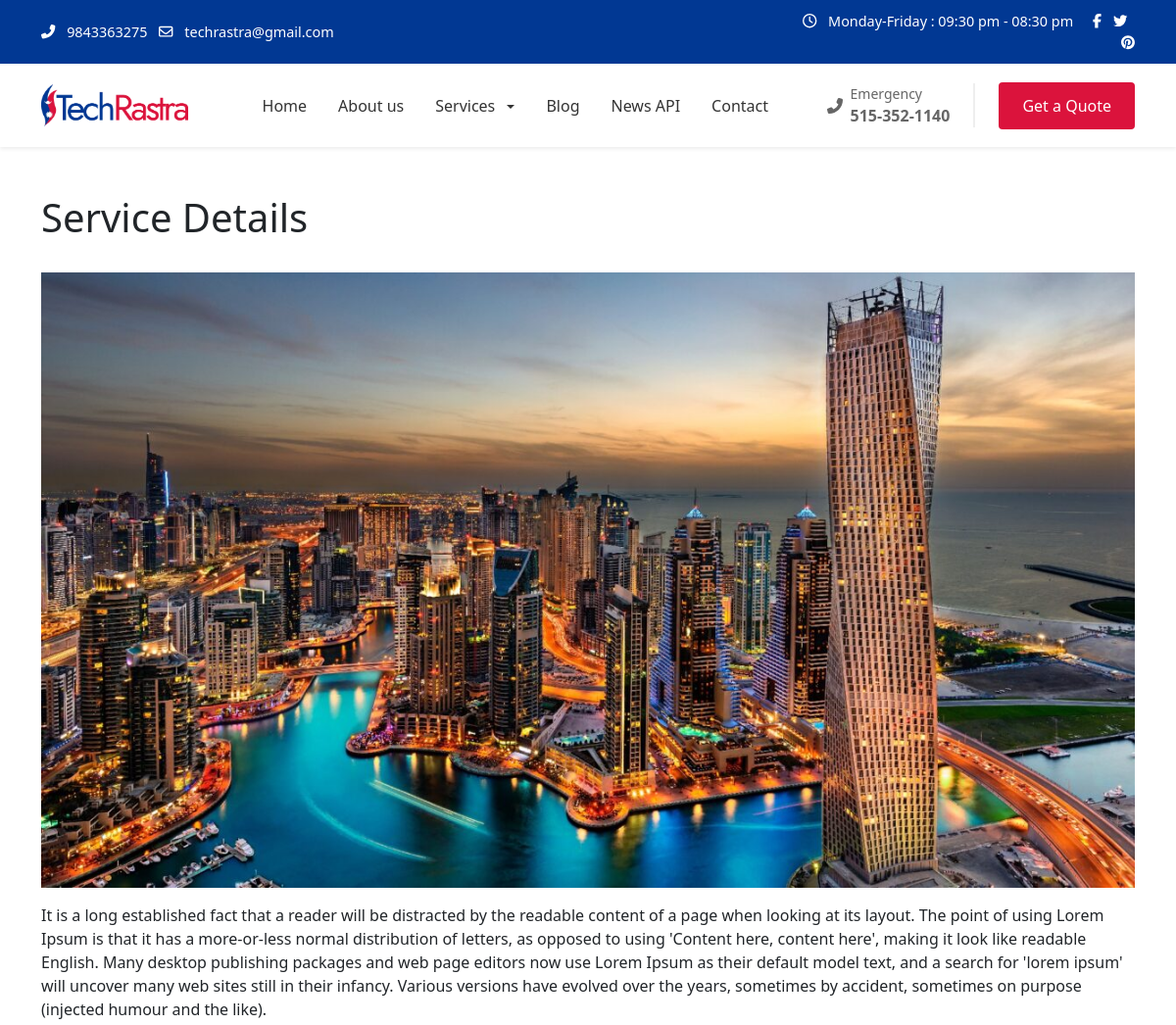
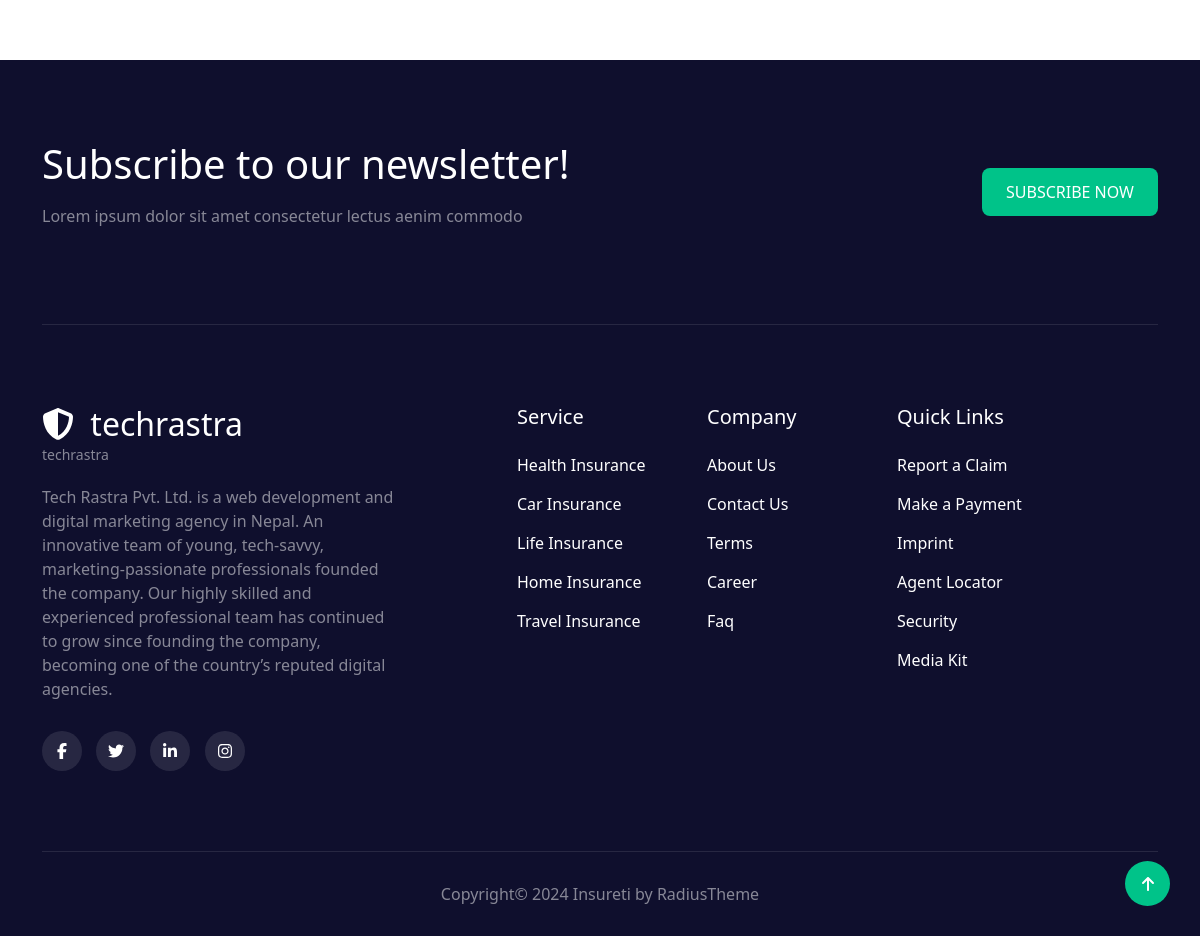
Screenshot of /service/life-insurance with the database file from the repository (2 pictures, top to bottom).
### website/models.py (models this page shows, shortened)
class Setting(models.Model):
    name = models.CharField(max_length=100)
    slug = models.SlugField(max_length=100, unique=True)
    email = models.EmailField(blank=True, null=True)
    phone = models.CharField(max_length=100, blank=True, null=True)
    address = models.CharField(max_length=100, blank=True, null=True)
    description = models.TextField(blank=True, null=True)
    logo = models.ImageField(upload_to='logo/', blank=True, null=True)
    favicon = models.ImageField(upload_to='favicon/', blank=True, null=True)
    meta_title = models.CharField(max_length=100, blank=True, null=True)
    meta_description = models.TextField(blank=True, null=True)
    meta_keyword = models.TextField(blank=True, null=True)

class Service(models.Model):
    title = models.CharField(max_length=100)
    slug = models.SlugField(max_length=100, unique=True)
    sub_title = models.CharField(max_length=100, blank=True, null=True)
    image = models.ImageField(upload_to='page/', blank=True, null=True)
    summary = models.TextField(blank=True, null=True)
    description = RichTextField(blank=True, null=True)
    meta_title = models.CharField(max_length=100, blank=True, null=True)
    meta_description = models.TextField(blank=True, null=True)
    meta_keyword = models.TextField(blank=True, null=True)

### website/views.py (the view)
# urls.py: path('service/<slug>', views.service_details, name='service-details'),
def service_details(request,slug):
    data={
            'serviceData': Service.objects.get(slug=slug),
    }
    return render(request, 'service-details.html',data)

### website/general.py (called while the page is built)
def global_data(request):
    data={
            'settingData': Setting.objects.first(),
            'menuServiceData': Service.objects.all(),
    }
    return data

### website/templates/service-details.html
{% extends 'layouts/master.html' %}
{% block content %}
    <div class="container py-5">
        <div class="row">
            <div class="col-md-12 mb-4">
               <h1>Service Details</h1>
            </div>
        </div>
        <div class="row">
            <div class="col-md-12">
                {% if serviceData.image %}
                <img src="{{serviceData.image.url}}" alt="{{serviceData.title}}" class="img-fluid">
                {% endif %}
                <p>
                    {{ serviceData.description | safe }}
                </p>
            </div>
        </div>
    </div>
{% endblock %}

### website/templates/layouts/header.html (shortened to what this page needs)
    {% load static %}
    <div class="top-bar">
        <div class="container">
            <div class="row align-items-center">
                <div class="col-md-8">
                    {% if settingData %}
                    <a href="tel:{{settingData.phone}}" class="text-white me-2 text-decoration-none">
                        <i class="fas fa-phone-alt me-2"></i>
                            {{ settingData.phone }}
                    </a>
                    {% endif %}
                    <a href="" class="text-white me-2 text-decoration-none">
                        <i class="far fa-envelope me-2"></i>
                        {% if settingData %}
                            {{ settingData.email }}
                        {% else %}
                        info@techrastra.com
                        {% endif %}
                    </a>
                </div>
                <div class="col-md-4 text-end">
                        <span class="me-3">
                            <i class="far fa-clock me-2"></i>
                            Monday-Friday : 09:30 pm - 08:30 pm
                        </span>
                    <a href="#" class="text-white me-2"><i class="fab fa-facebook-f"></i></a>
                    <a href="#" class="text-white me-2"><i class="fab fa-twitter"></i></a>
                    <a href="#" class="text-white"><i class="fab fa-pinterest"></i></a>
                </div>
            </div>
        </div>
    </div>
    <nav class="navbar navbar-expand-lg navbar-light bg-white py-3 shadow-sm sticky-top">
        <div class="container">
            <a class="navbar-brand" href="{% url 'index' %}">
                {% if settingData.logo %}
                    <img src="{{ settingData.logo.url }}" alt="Techrastra">
                {% else %}
                    <img src="{% static 'logo/logo.webp' %}" alt="Techrastra">
                {% endif %}
            </a>
            <div class="collapse navbar-collapse" id="navbarNav">
                <ul class="navbar-nav mx-auto">
                    <li class="nav-item">
                        <a class="nav-link" href="{% url 'index' %}">
                            Home
                        </a>
                    </li>
                    <li class="nav-item">
                        <a class="nav-link" href="{% url 'about-us' %}">
                            About us
                        </a>
                    </li>
                    <li class="nav-item dropdown">
                        <a class="nav-link dropdown-toggle" href="{% url 'service' %}" role="button" data-bs-toggle="dropdown">
                            Services
                        </a>
                    </li>
                    <li class="nav-item">
                        <a class="nav-link" href="{% url 'blog' %}">
                            Blog
                        </a>
                    </li>
                    <li class="nav-item">
                        <a class="nav-link" href="{% url 'api-news' %}">
                            News API
                        </a>
                    </li>
                    <li class="nav-item">
                        <a class="nav-link" href="{% url 'contact' %}">
                            Contact
                        </a>
                    </li>
                </ul>
                <div class="d-flex align-items-center">
                    <div class="emergency-phone me-4">
                        <div class="d-flex align-items-center">
                            <i class="fas fa-phone-alt me-2"></i>
                            <div>
                                <small class="d-block">Emergency</small>
                                <strong>515-352-1140</strong>
                            </div>
                        </div>
                    </div>
                    <a href="{% url 'service' %}" class="btn-quote">Get a Quote</a>
                </div>
            </div>
        </div>
    </nav>

### website/templates/layouts/footer.html
<footer class="footer-section">
    <div class="container">
        <div class="newsletter-section">
            <div class="row align-items-center">
                <div class="col-lg-6">
                    <h2 class="h1 mb-3">Subscribe to our newsletter!</h2>
                    <p class="text-white-50">Lorem ipsum dolor sit amet consectetur lectus aenim commodo</p>
                </div>
                <div class="col-lg-6 text-lg-end">
                    <button class="subscribe-btn">SUBSCRIBE NOW</button>
                </div>
            </div>
        </div>
        <div class="row g-4">
            <div class="col-lg-4">
                <div class="footer-logo">
                    <h3 class="h2 mb-0">
                        <i class="fas fa-shield-alt me-2"></i>
                        {{settingData.name}}
                    </h3>
                    <small class="text-white-50 d-block">
                        {{settingData.name}}
                    </small>
                </div>
                <p class="text-white-50">
                    {{settingData.description | safe}}
                </p>
                <div class="social-links">
                    <a href="#"><i class="fab fa-facebook-f"></i></a>
                    <a href="#"><i class="fab fa-twitter"></i></a>
                    <a href="#"><i class="fab fa-linkedin-in"></i></a>
                    <a href="#"><i class="fab fa-instagram"></i></a>
                </div>
            </div>
            <div class="col-lg-2 offset-lg-1">
                <h5 class="mb-4">Service</h5>
                <ul class="footer-links">
                    <li><a href="#">Health Insurance</a></li>
                    <li><a href="#">Car Insurance</a></li>
                    <li><a href="#">Life Insurance</a></li>
                    <li><a href="#">Home Insurance</a></li>
                    <li><a href="#">Travel Insurance</a></li>
                </ul>
            </div>
            <div class="col-lg-2">
                <h5 class="mb-4">Company</h5>
                <ul class="footer-links">
                    <li><a href="#">About Us</a></li>
                    <li><a href="#">Contact Us</a></li>
                    <li><a href="#">Terms</a></li>
                    <li><a href="#">Career</a></li>
                    <li><a href="#">Faq</a></li>
                </ul>
            </div>
            <div class="col-lg-2">
                <h5 class="mb-4">Quick Links</h5>
                <ul class="footer-links">
                    <li><a href="#">Report a Claim</a></li>
                    <li><a href="#">Make a Payment</a></li>
                    <li><a href="#">Imprint</a></li>
                    <li><a href="#">Agent Locator</a></li>
                    <li><a href="#">Security</a></li>
                    <li><a href="#">Media Kit</a></li>
                </ul>
            </div>
        </div>
        <div class="copyright text-center">
            <p class="mb-0 text-white-50">Copyright© 2024 Insureti by RadiusTheme</p>
        </div>
    </div>
    <a href="#" class="scroll-top">
        <i class="fas fa-arrow-up"></i>
    </a>
</footer>

### static/css/style.css (style rules this page uses)
body { margin: 0; padding: 0; }
.top-bar { background-color: #013893; color: white; font-size: 0.9rem; padding: 11px 27px; }
.navbar-brand img { width: 150px; }
.nav-link { color: #333 !important; font-weight: 500; padding: 0.5rem 1rem !important; }
.emergency-phone { color: #666; border-right: 2px solid #eee; padding-right: 1.5rem; }
.btn-quote { background-color: #db133c; color: white; padding: 0.75rem 1.5rem; border-radius: 4px; text-decoration: none; transition: all 0.3s ease; }
.dropdown-toggle::after { margin-left: 0.5em; vertical-align: middle; }
.footer-section { background-color: #0f0f2d; color: white; padding: 80px 0 0 0; }
.newsletter-section { border-bottom: 1px solid rgba(255, 255, 255, 0.1); padding-bottom: 80px; margin-bottom: 80px; }
.subscribe-btn { background-color: #00c389; border: none; border-radius: 8px; padding: 12px 24px; color: white; font-weight: 500; transition: opacity 0.3s; }
.footer-logo { margin-bottom: 20px; }
.footer-links { list-style: none; padding: 0; }
.footer-links li { margin-bottom: 15px; }
.footer-links a { color: #ffffff; text-decoration: none; transition: opacity 0.3s; }
.social-links { margin-top: 30px; }
.social-links a { display: inline-flex; align-items: center; justify-content: center; width: 40px; height: 40px; background-color: rgba(255, 255, 255, 0.1); border-radius: 50%; margin-right: 10px; color: white; text-decoration: none; transition: background-color 0.3s; }
.copyright { padding: 30px 0; border-top: 1px solid rgba(255, 255, 255, 0.1); margin-top: 80px; }
.scroll-top { position: fixed; bottom: 30px; right: 30px; width: 45px; height: 45px; background-color: #00c389; color: white; border-radius: 50%; display: flex; align-items: center; justify-content: center; text-decoration: none; transition: opacity 0.3s; }

### rows the page displays
Setting: phone "9843363275", email "techrastra@gmail.com", logo (picture), name "techrastra", description "Tech Rastra Pvt. Ltd. is a web development and digital marketing agency in Nepal. An innovative team of young, tech-savvy, marketing-passionate professionals founded the company. Our highly skilled and experienced professional team has continued to grow since founding the company, becoming one of the country’s reputed digital agencies."
Service: image (picture), description "It is a long established fact that a reader will be distracted by the readable content of a page when looking at its layout. The point of using Lorem Ipsum is that it has a more-or-less normal distribution of letters, as opposed to using 'Content here, content here', making it look like readable English. Many desktop publishing packages and web page editors now use Lorem Ipsum as their default model text, and a search for 'lorem ipsum' will uncover many web sites still in their infancy. Various versions have evolved over the years, sometimes by accident, sometimes on purpose (injected humour and the like)."
